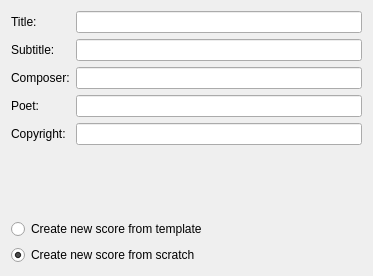
<ui version="4.0" >
 <class>NewWizard</class>
 <widget class="QWidget" name="NewWizard" >
  <property name="geometry" >
   <rect>
    <x>0</x>
    <y>0</y>
    <width>373</width>
    <height>276</height>
   </rect>
  </property>
  <property name="windowTitle" >
   <string>Form</string>
  </property>
  <layout class="QGridLayout" >
   <item row="0" column="0" >
    <widget class="QLabel" name="label" >
     <property name="text" >
      <string>Title:</string>
     </property>
    </widget>
   </item>
   <item row="0" column="1" >
    <widget class="QLineEdit" name="title" />
   </item>
   <item row="1" column="0" >
    <widget class="QLabel" name="label_2" >
     <property name="text" >
      <string>Subtitle:</string>
     </property>
    </widget>
   </item>
   <item row="1" column="1" >
    <widget class="QLineEdit" name="subtitle" />
   </item>
   <item row="2" column="0" >
    <widget class="QLabel" name="label_3" >
     <property name="text" >
      <string>Composer:</string>
     </property>
    </widget>
   </item>
   <item row="2" column="1" >
    <widget class="QLineEdit" name="composer" />
   </item>
   <item row="3" column="0" >
    <widget class="QLabel" name="label_4" >
     <property name="text" >
      <string>Poet:</string>
     </property>
    </widget>
   </item>
   <item row="3" column="1" >
    <widget class="QLineEdit" name="poet" />
   </item>
   <item row="4" column="0" >
    <widget class="QLabel" name="label_5" >
     <property name="text" >
      <string>Copyright:</string>
     </property>
    </widget>
   </item>
   <item row="4" column="1" >
    <widget class="QLineEdit" name="copyright" />
   </item>
   <item row="6" column="0" colspan="2" >
    <widget class="QRadioButton" name="rb1" >
     <property name="text" >
      <string>Create new score from template</string>
     </property>
    </widget>
   </item>
   <item row="7" column="0" colspan="2" >
    <widget class="QRadioButton" name="rb2" >
     <property name="text" >
      <string>Create new score from scratch</string>
     </property>
     <property name="checked" >
      <bool>true</bool>
     </property>
    </widget>
   </item>
   <item row="5" column="0" >
    <spacer>
     <property name="orientation" >
      <enum>Qt::Vertical</enum>
     </property>
     <property name="sizeHint" >
      <size>
       <width>20</width>
       <height>40</height>
      </size>
     </property>
    </spacer>
   </item>
  </layout>
 </widget>
 <resources/>
 <connections/>
</ui>
